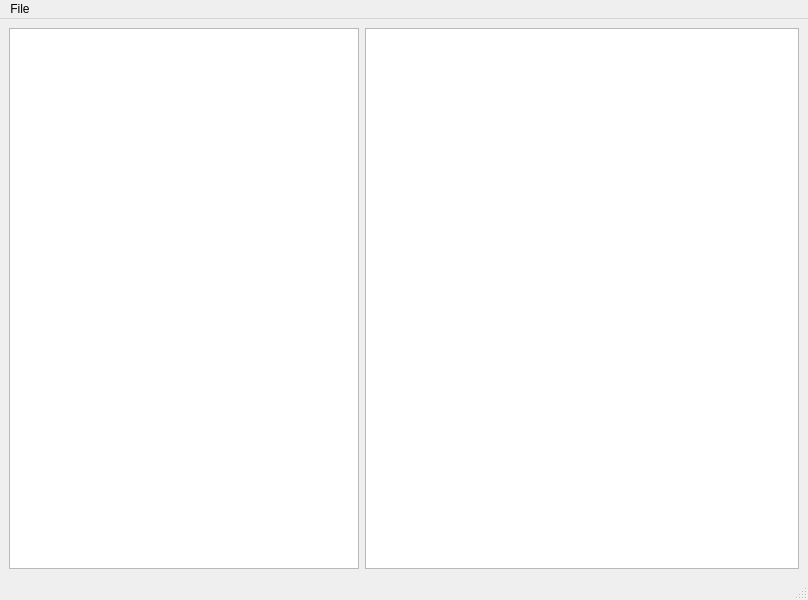
<?xml version="1.0" encoding="UTF-8"?>
<ui version="4.0">
 <class>MainWindow</class>
 <widget class="QMainWindow" name="MainWindow">
  <property name="geometry">
   <rect>
    <x>0</x>
    <y>0</y>
    <width>808</width>
    <height>600</height>
   </rect>
  </property>
  <property name="minimumSize">
   <size>
    <width>800</width>
    <height>600</height>
   </size>
  </property>
  <property name="windowTitle">
   <string>MainWindow</string>
  </property>
  <widget class="QWidget" name="centralwidget">
   <layout class="QFormLayout" name="formLayout">
    <item row="0" column="0">
     <widget class="QTableWidget" name="tableWidget">
      <property name="minimumSize">
       <size>
        <width>350</width>
        <height>400</height>
       </size>
      </property>
     </widget>
    </item>
    <item row="0" column="1">
     <widget class="QPlainTextEdit" name="plainTextEdit">
      <property name="minimumSize">
       <size>
        <width>300</width>
        <height>400</height>
       </size>
      </property>
      <property name="lineWrapMode">
       <enum>QPlainTextEdit::NoWrap</enum>
      </property>
     </widget>
    </item>
   </layout>
  </widget>
  <widget class="QMenuBar" name="menubar">
   <property name="geometry">
    <rect>
     <x>0</x>
     <y>0</y>
     <width>808</width>
     <height>21</height>
    </rect>
   </property>
   <widget class="QMenu" name="menuFile">
    <property name="title">
     <string>File</string>
    </property>
    <addaction name="actionOpen"/>
    <addaction name="actionNew"/>
    <addaction name="actionSave"/>
    <addaction name="separator"/>
    <addaction name="actionConvert"/>
    <addaction name="separator"/>
    <addaction name="actionExport_all"/>
    <addaction name="actionExport_tsv"/>
    <addaction name="actionExport_Cs"/>
   </widget>
   <addaction name="menuFile"/>
  </widget>
  <widget class="QStatusBar" name="statusbar"/>
  <action name="actionOpen">
   <property name="text">
    <string>Open...</string>
   </property>
  </action>
  <action name="actionNew">
   <property name="text">
    <string>New</string>
   </property>
  </action>
  <action name="actionSave">
   <property name="text">
    <string>Save</string>
   </property>
   <property name="shortcut">
    <string>Ctrl+S</string>
   </property>
  </action>
  <action name="actionConvert">
   <property name="text">
    <string>Convert</string>
   </property>
  </action>
  <action name="actionExport_all">
   <property name="text">
    <string>Export all</string>
   </property>
  </action>
  <action name="actionExport_tsv">
   <property name="text">
    <string>Export tsv</string>
   </property>
  </action>
  <action name="actionExport_Cs">
   <property name="text">
    <string>Export C#</string>
   </property>
  </action>
 </widget>
 <resources/>
 <connections/>
</ui>
